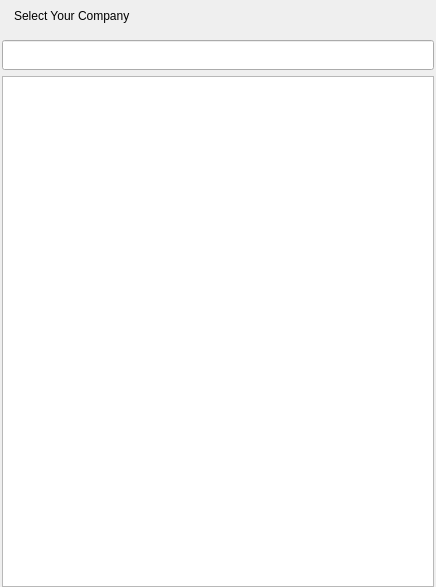
<?xml version="1.0" encoding="UTF-8"?>
<ui version="4.0">
 <class>CustomerCompanyListDialog</class>
 <widget class="QWidget" name="CustomerCompanyListDialog">
  <property name="geometry">
   <rect>
    <x>0</x>
    <y>0</y>
    <width>436</width>
    <height>587</height>
   </rect>
  </property>
  <property name="windowTitle">
   <string>CustomerCompanyListDialog</string>
  </property>
  <layout class="QVBoxLayout" name="verticalLayoutMain">
   <property name="spacing">
    <number>9</number>
   </property>
   <property name="leftMargin">
    <number>2</number>
   </property>
   <property name="topMargin">
    <number>0</number>
   </property>
   <property name="rightMargin">
    <number>2</number>
   </property>
   <property name="bottomMargin">
    <number>0</number>
   </property>
   <item>
    <widget class="QWidget" name="titlebar" native="true">
     <property name="sizePolicy">
      <sizepolicy hsizetype="Expanding" vsizetype="Expanding">
       <horstretch>0</horstretch>
       <verstretch>0</verstretch>
      </sizepolicy>
     </property>
     <property name="minimumSize">
      <size>
       <width>0</width>
       <height>31</height>
      </size>
     </property>
     <property name="maximumSize">
      <size>
       <width>16777215</width>
       <height>31</height>
      </size>
     </property>
     <layout class="QHBoxLayout" name="horizontalLayout_11">
      <property name="spacing">
       <number>0</number>
      </property>
      <property name="leftMargin">
       <number>0</number>
      </property>
      <property name="topMargin">
       <number>0</number>
      </property>
      <property name="rightMargin">
       <number>0</number>
      </property>
      <property name="bottomMargin">
       <number>0</number>
      </property>
      <item>
       <widget class="QWidget" name="titlewidget" native="true">
        <property name="sizePolicy">
         <sizepolicy hsizetype="Expanding" vsizetype="Expanding">
          <horstretch>0</horstretch>
          <verstretch>0</verstretch>
         </sizepolicy>
        </property>
        <layout class="QHBoxLayout" name="horizontalLayout_10">
         <property name="spacing">
          <number>0</number>
         </property>
         <property name="leftMargin">
          <number>12</number>
         </property>
         <property name="topMargin">
          <number>0</number>
         </property>
         <property name="rightMargin">
          <number>0</number>
         </property>
         <property name="bottomMargin">
          <number>0</number>
         </property>
         <item>
          <widget class="QLabel" name="title">
           <property name="sizePolicy">
            <sizepolicy hsizetype="Expanding" vsizetype="Expanding">
             <horstretch>0</horstretch>
             <verstretch>0</verstretch>
            </sizepolicy>
           </property>
           <property name="text">
            <string>Select Your Company</string>
           </property>
          </widget>
         </item>
        </layout>
       </widget>
      </item>
      <item>
       <spacer name="horizontalSpacer">
        <property name="orientation">
         <enum>Qt::Horizontal</enum>
        </property>
        <property name="sizeHint" stdset="0">
         <size>
          <width>233</width>
          <height>2</height>
         </size>
        </property>
       </spacer>
      </item>
      <item>
       <layout class="QVBoxLayout" name="verticalLayout_6">
        <property name="spacing">
         <number>0</number>
        </property>
        <property name="leftMargin">
         <number>0</number>
        </property>
        <property name="topMargin">
         <number>0</number>
        </property>
        <property name="rightMargin">
         <number>0</number>
        </property>
        <property name="bottomMargin">
         <number>0</number>
        </property>
        <item>
         <layout class="QHBoxLayout" name="horizontalLayout_6">
          <property name="spacing">
           <number>0</number>
          </property>
          <property name="leftMargin">
           <number>0</number>
          </property>
          <property name="topMargin">
           <number>0</number>
          </property>
          <property name="rightMargin">
           <number>0</number>
          </property>
          <property name="bottomMargin">
           <number>0</number>
          </property>
          <item>
           <widget class="QPushButton" name="btnClose">
            <property name="sizePolicy">
             <sizepolicy hsizetype="Expanding" vsizetype="Expanding">
              <horstretch>0</horstretch>
              <verstretch>0</verstretch>
             </sizepolicy>
            </property>
            <property name="focusPolicy">
             <enum>Qt::NoFocus</enum>
            </property>
            <property name="text">
             <string/>
            </property>
            <property name="flat">
             <bool>true</bool>
            </property>
           </widget>
          </item>
         </layout>
        </item>
        <item>
         <spacer name="verticalSpacer_4">
          <property name="orientation">
           <enum>Qt::Vertical</enum>
          </property>
          <property name="sizeType">
           <enum>QSizePolicy::Expanding</enum>
          </property>
          <property name="sizeHint" stdset="0">
           <size>
            <width>0</width>
            <height>1</height>
           </size>
          </property>
         </spacer>
        </item>
       </layout>
      </item>
     </layout>
    </widget>
   </item>
   <item>
    <widget class="QStackedWidget" name="centralStackedWidget">
     <property name="currentIndex">
      <number>0</number>
     </property>
     <widget class="QWidget" name="listPage">
      <layout class="QVBoxLayout" name="verticalLayout">
       <property name="leftMargin">
        <number>0</number>
       </property>
       <property name="topMargin">
        <number>0</number>
       </property>
       <property name="rightMargin">
        <number>0</number>
       </property>
       <property name="bottomMargin">
        <number>0</number>
       </property>
       <item>
        <widget class="FilterLineEdit" name="lineEditFilter">
         <property name="minimumSize">
          <size>
           <width>0</width>
           <height>30</height>
          </size>
         </property>
         <property name="maximumSize">
          <size>
           <width>16777215</width>
           <height>30</height>
          </size>
         </property>
        </widget>
       </item>
       <item>
        <widget class="QListView" name="listView"/>
       </item>
      </layout>
     </widget>
     <widget class="QWidget" name="loadPage">
      <layout class="QGridLayout" name="gridLayout" rowstretch="1,0,0,0,0,2">
       <item row="0" column="1">
        <spacer name="verticalSpacer">
         <property name="orientation">
          <enum>Qt::Vertical</enum>
         </property>
         <property name="sizeHint" stdset="0">
          <size>
           <width>20</width>
           <height>90</height>
          </size>
         </property>
        </spacer>
       </item>
       <item row="1" column="0">
        <spacer name="horizontalSpacer_4">
         <property name="orientation">
          <enum>Qt::Horizontal</enum>
         </property>
         <property name="sizeHint" stdset="0">
          <size>
           <width>50</width>
           <height>20</height>
          </size>
         </property>
        </spacer>
       </item>
       <item row="1" column="1" colspan="2">
        <layout class="QHBoxLayout" name="horizontalLayout">
         <item>
          <spacer name="horizontalSpacer_2">
           <property name="orientation">
            <enum>Qt::Horizontal</enum>
           </property>
           <property name="sizeHint" stdset="0">
            <size>
             <width>40</width>
             <height>20</height>
            </size>
           </property>
          </spacer>
         </item>
         <item>
          <widget class="QLabel" name="labelLoading">
           <property name="minimumSize">
            <size>
             <width>16</width>
             <height>16</height>
            </size>
           </property>
           <property name="maximumSize">
            <size>
             <width>16</width>
             <height>16</height>
            </size>
           </property>
           <property name="text">
            <string/>
           </property>
          </widget>
         </item>
         <item>
          <spacer name="horizontalSpacer_3">
           <property name="orientation">
            <enum>Qt::Horizontal</enum>
           </property>
           <property name="sizeHint" stdset="0">
            <size>
             <width>40</width>
             <height>20</height>
            </size>
           </property>
          </spacer>
         </item>
        </layout>
       </item>
       <item row="1" column="3">
        <spacer name="horizontalSpacer_5">
         <property name="orientation">
          <enum>Qt::Horizontal</enum>
         </property>
         <property name="sizeHint" stdset="0">
          <size>
           <width>50</width>
           <height>20</height>
          </size>
         </property>
        </spacer>
       </item>
       <item row="2" column="0" colspan="4">
        <widget class="QLabel" name="labelText">
         <property name="text">
          <string>Loading...</string>
         </property>
         <property name="alignment">
          <set>Qt::AlignCenter</set>
         </property>
        </widget>
       </item>
       <item row="3" column="2">
        <spacer name="verticalSpacer_3">
         <property name="orientation">
          <enum>Qt::Vertical</enum>
         </property>
         <property name="sizeType">
          <enum>QSizePolicy::Fixed</enum>
         </property>
         <property name="sizeHint" stdset="0">
          <size>
           <width>20</width>
           <height>20</height>
          </size>
         </property>
        </spacer>
       </item>
       <item row="4" column="1" colspan="2">
        <widget class="QPushButton" name="btnRetry">
         <property name="text">
          <string>Retry</string>
         </property>
        </widget>
       </item>
       <item row="5" column="2">
        <spacer name="verticalSpacer_2">
         <property name="orientation">
          <enum>Qt::Vertical</enum>
         </property>
         <property name="sizeHint" stdset="0">
          <size>
           <width>20</width>
           <height>183</height>
          </size>
         </property>
        </spacer>
       </item>
      </layout>
     </widget>
    </widget>
   </item>
  </layout>
 </widget>
 <layoutdefault spacing="6" margin="11"/>
 <customwidgets>
  <customwidget>
   <class>FilterLineEdit</class>
   <extends>QLineEdit</extends>
   <header location="global">filterlineedit.h</header>
  </customwidget>
 </customwidgets>
 <resources/>
 <connections/>
</ui>
